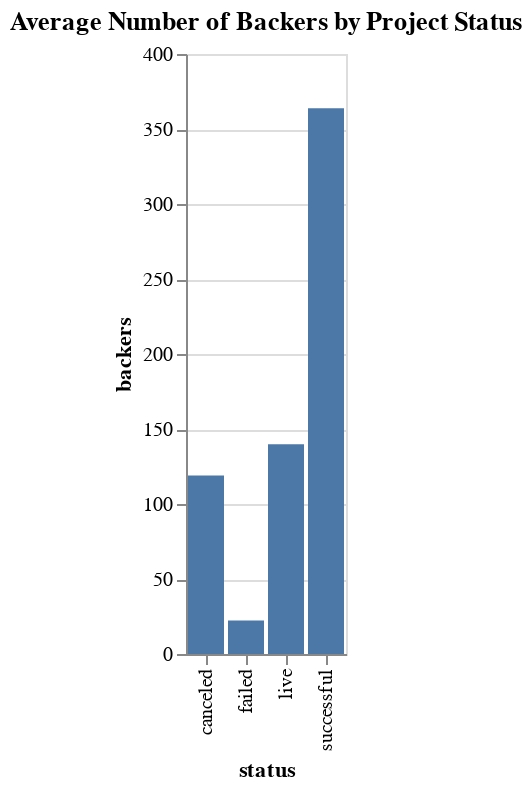

The code cell stored with this chart in its notebook:
### Code cell
##Bar chart of average backers by status
chart_avg_backers_by_status = alt.Chart(new_df.groupby('status')['backers'].mean().reset_index()).mark_bar().encode(
    x='status',
    y='backers',
    tooltip=['status', 'backers']
).properties(
    title='Average Number of Backers by Project Status'
)
chart_avg_backers_by_status.display() # Use chart_avg_backers_by_status.show() in a script

### Figure 1 — Vega-Lite specification as saved in the notebook (floating-point values rounded to 4 significant figures)
{"config": {"view": {"continuousWidth": 300, "continuousHeight": 300}}, "data": {"name": "data-e45947945d68032c53da7f3a4b0c5f23"}, "mark": {"type": "bar"}, "encoding": {"tooltip": [{"field": "status", "type": "nominal"}, {"field": "backers", "type": "quantitative"}], "x": {"field": "status", "type": "nominal"}, "y": {"field": "backers", "type": "quantitative"}}, "title": "Average Number of Backers by Project Status", "$schema": "https://vega.github.io/schema/vega-lite/v5.8.0.json", "datasets": {"data-e45947945d68032c53da7f3a4b0c5f23": [{"status": "canceled", "backers": 119.0}, {"status": "failed", "backers": 22.35}, {"status": "live", "backers": 139.8}, {"status": "successful", "backers": 363.9}]}}
